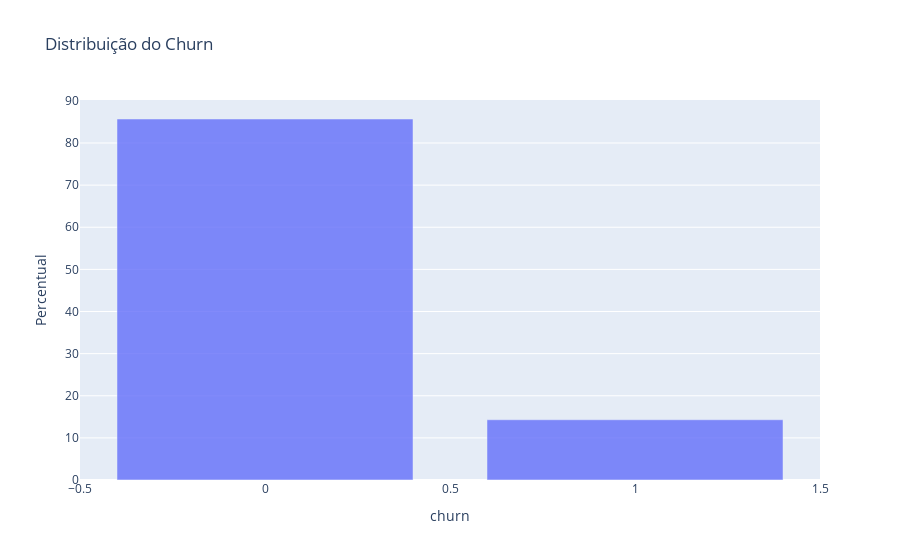

The cell this chart's notebook holds for it:
### Code cell
# Distribuiçao da variavel target em % 

fig = px.bar(df_employee['churn'].value_counts() / len(df_employee) * 100,
             title="Distribuição do Churn",
             labels={'index': 'Churn', 'value':'Percentual'},
             opacity=0.8
             )

fig.update_layout(showlegend=False)
fig.show()

### Figure 1 — Plotly figure (JSON) as saved in the notebook; plotly's stock layout.template omitted (floating-point values rounded to 4 significant figures)
{"data": [{"hovertemplate": "variable=count<br>churn=%{x}<br>Percentual=%{y}<extra></extra>", "legendgroup": "count", "marker": {"color": "#636efa", "opacity": 0.8, "pattern": {"shape": ""}}, "name": "count", "orientation": "v", "showlegend": true, "textposition": "auto", "type": "bar", "x": [0, 1], "xaxis": "x", "y": [85.7, 14.3], "yaxis": "y"}], "layout": {"barmode": "relative", "legend": {"title": {"text": "variable"}, "tracegroupgap": 0}, "showlegend": false, "title": {"text": "Distribuição do Churn"}, "xaxis": {"anchor": "y", "domain": [0, 1], "title": {"text": "churn"}}, "yaxis": {"anchor": "x", "domain": [0, 1], "title": {"text": "Percentual"}}}}
